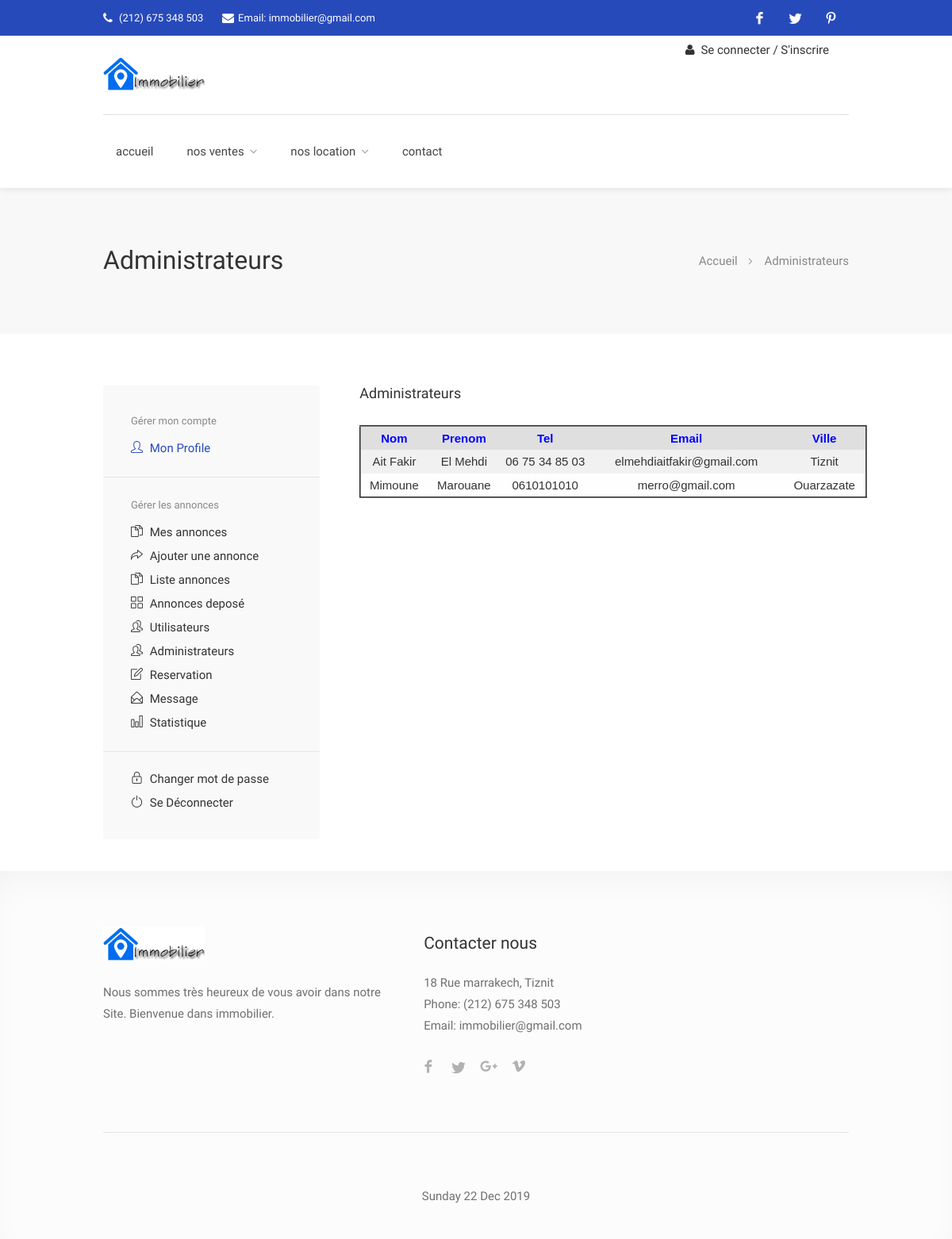
Page /Liste_admin.php on the committed database.
### tables this page shows
CREATE TABLE `utilisateurs` (
  `id_utilisateur` int(11) NOT NULL,
  `type_user` set('Admin','Simple') NOT NULL DEFAULT 'Simple',
  `nom` varchar(30) NOT NULL,
  `prenom` varchar(30) NOT NULL,
  `tel` varchar(60) NOT NULL,
  `email` varchar(70) NOT NULL,
  `ville` varchar(30) NOT NULL,
  `passe` varchar(30) NOT NULL
);

### Liste_admin.php (the view, shortened to what this page needs)
<?php
require "cnx.php";
?>
<!DOCTYPE html>
<head>
<link rel="stylesheet" href="css/style.css">
<link rel="stylesheet" href="css/colors/main.css" id="colors">
</head>
<body>
<div id="wrapper">
    <header id="header-container">
        <?php include "header.php"; ?>
    </header>
<div id="titlebar">
	<div class="container">
		<div class="row">
			<div class="col-md-12">
				<h2>Administrateurs</h2>
				<nav id="breadcrumbs">
					<ul>
						<li>Accueil</li>
						<li>Administrateurs</li>
				    </ul>
				</nav>
			</div>
		</div>
	</div>
</div>
<div class="container">
	<div class="row">
        <div class="col-md-4">
            <div class="sidebar left">
                <div class="my-account-nav-container">
                    <ul class="my-account-nav">
                        <li class="sub-nav-title">Gérer mon compte</li>
                        <li><a href="mon-profile-admin.php" class="current"><i class="sl sl-icon-user"></i> Mon Profile </a></li>
                    </ul>
                    <ul class="my-account-nav">
                        <li class="sub-nav-title">Gérer les annonces</li>
                        <li><a href="my-properties_admin.php"><i class="sl sl-icon-docs"></i> Mes annonces </a></li>
                        <li><a href="submit-property.php"><i class="sl sl-icon-action-redo"></i> Ajouter une annonce </a></li>
                        <li><a href="Liste_annonces.php"><i class="sl sl-icon-docs "></i> Liste annonces </a></li>
                        <li><a href="annonces-deposer.php"><i class="sl sl-icon-grid "></i> Annonces deposé </a></li>
                        <li><a href="Liste_user.php"><i class="sl sl-icon-people "></i> Utilisateurs </a></li>
                        <li><a href="Liste_admin.php"><i class="sl sl-icon-people "></i> Administrateurs </a></li>
                        <li><a href="reservation-admin.php"><i class="sl sl-icon-note "></i> Reservation </a></li>
                        <li><a href="message-admin.php"><i class="sl sl-icon-envelope-open "></i> Message </a></li>
                        <li><a href="charts.php"><i class="sl sl-icon-chart "></i> Statistique </a></li>
                    </ul>
                    <ul class="my-account-nav">
                        <li><a href="change-password-admin.php"><i class="sl sl-icon-lock"></i> Changer mot de passe </a></li>
                        <li><a href="log-out.php"><i class="sl sl-icon-power"></i> Se Déconnecter </a></li>
                    </ul>
                </div>
            </div>
        </div>
		<div class="col-md-8">
			<div class="row">
				<div class="col-md-8 my-profile">
					<h4 class="margin-top-0 margin-bottom-30">Administrateurs</h4>
					<?php
echo '<table border="2">';
					echo '<tr>
		<th style="text-align:center" bgcolor="#274abb" > <span style="color:blue"> Nom </span></th>
		<th style="text-align:center" bgcolor="#274abb" > <span style="color:blue">Prenom </span></th>
		<th style="text-align:center" bgcolor="#274abb" > <span style="color:blue">Tel </span></th>
		<th style="text-align:center" bgcolor="#274abb" > <span style="color:blue">Email </span></th>
		<th style="text-align:center" bgcolor="#274abb" > <span style="color:blue">Ville </span></th>
	  </tr>';
						$qry=mysqli_query($success,"select * from utilisateurs where type_user='Admin'");
						while ($data = mysqli_fetch_array($qry)) {
				echo '<tr>
						<td align=center>'.$data['nom'].'</td>
						<td align=center>'.$data['prenom'].'</td>
						<td align=center>'.$data['tel'].'</td>
						<td align=center>'.$data['email'].'</td>
						<td align=center>'.$data['ville'].'</td>
				</tr>';
						}
	echo "</table>";
					?>
				</div>
			</div>
		</div>
	</div>
</div>
<div id="footer">
	<div class="container">
		<div class="row">
			<div class="col-md-5 col-sm-6">
				<img class="footer-logo" src="images/logo-maf.png" alt="">
				<br><br>
				<p>Nous sommes très heureux de vous avoir dans notre Site. Bienvenue dans immobilier.</p>
			</div>
			<div class="col-md-3  col-sm-12">
				<h4>Contacter nous</h4>
				<div class="text-widget">
					<span> 18 Rue marrakech, Tiznit </span> <br>
					Phone: <span> (212) 675 348 503 </span><br>
					Email: immobilier@gmail.com
				</div>
				<ul class="social-icons margin-top-20">
					<li><a class="facebook" href="#"><i class="icon-facebook"></i></a></li>
					<li><a class="twitter" href="#"><i class="icon-twitter"></i></a></li>
					<li><a class="gplus" href="#"><i class="icon-gplus"></i></a></li>
					<li><a class="vimeo" href="#"><i class="icon-vimeo"></i></a></li>
				</ul>
			</div>
		</div>
		<div class="row">
			<div class="col-md-12">
				<div class="copyrights"><?php
					$d=date("Y-m-d H:i:s");
					echo '<br>'.gmstrftime ("%A %d %b %Y",strtotime("$d"));
				  ?></div>
			</div>
		</div>
	</div>
</div>
</div>
</body>
</html>

### css/colors/main.css (style rules this page uses)
table.manage-table td.action a:hover,table.manage-table .title-container .title h4 a:hover,.my-account-nav li a.current,.my-account-nav li a:hover,#footer .social-icons li a:hover i,#navigation.style-1 .current,#posts-nav li a:hover,#top-bar .social-icons li a:hover i,.agent .social-icons li a:hover i,.agent-contact-details li a:hover,.agent-page .agent-name h4,.footer-links li a:hover,.header-style-2 .header-widget li i,.header-widget .sign-in:hover,.home-slider-desc .read-more i,.info-box,.info-box h4,.listing-title h4 a:hover,.map-box h4 a:hover,.plan-price .value,.plan.featured .listing-badges .featured,.post-content a.read-more,.post-content h3 a:hover,.post-meta li a:hover,.property-pricing,.style-2 .trigger a:hover,.style-2 .trigger.active a,.style-2 .ui-accordion .ui-accordion-header-active,.style-2 .ui-accordion .ui-accordion-header-active:hover,.style-2 .ui-accordion .ui-accordion-header:hover,.tabs-nav li a:hover,.tabs-nav li.active a,.testimonial-author h4,.widget-button:hover,.widget-text h5 a:hover,a,a.button.border,a.button.border.white:hover { color:#274abb }

### Liste_admin.php (style rules this page uses)
table { color: #333; font-family: Helvetica, Arial, sans-serif; width: 640px; border-collapse: collapse; border-spacing: 0; }
td, th { border: 1px solid transparent; height: 30px; transition: all 0.3s; }
th { background: #DFDFDF; font-weight: bold; }
td { background: #FAFAFA; text-align: center; width: 10px; }
tr:nth-child(even) td { background: #F1F1F1; }
tr:nth-child(odd) td { background: #FEFEFE; }

### rows in the picture
utilisateurs: nom "Ait Fakir", prenom "El Mehdi", tel "06 75 34 85 03", email "elmehdiaitfakir@gmail.com", ville "Tiznit"
utilisateurs: nom "Mimoune", prenom "Marouane", tel "0610101010", email "merro@gmail.com", ville "Ouarzazate"
